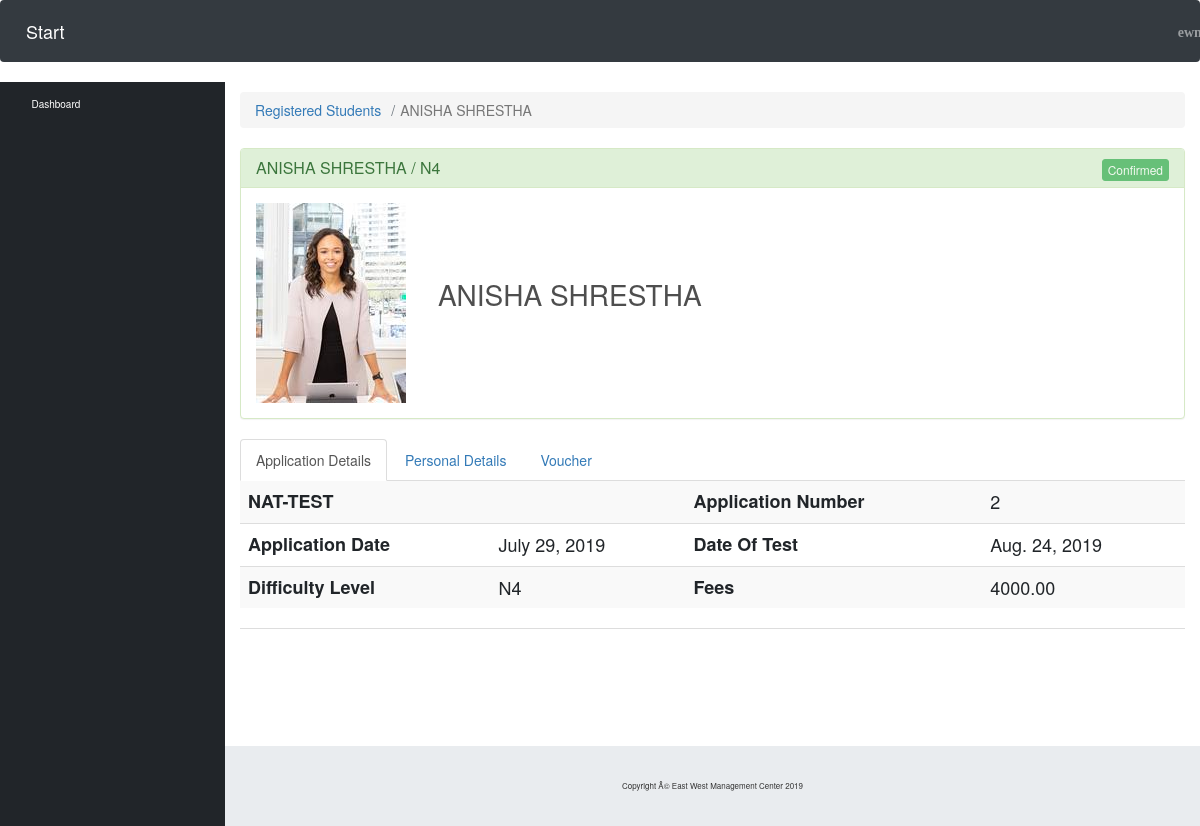
/Dashboard/Details/2 (signed in), run on the app's committed database.
### nattest/models.py (models this page shows, shortened)
class Nattest(models.Model):
    photo = ResizedImageField(size=[150, 200], crop=['middle', 'center'], quality=75, upload_to='photo/')
    document = models.FileField(upload_to='document/')
    bankvoucher = models.FileField(upload_to='bankvoucher/')
    testdate = models.DateField(max_length=30)
    GRADE_CHOICES = (
        ('N5', 'N5'),
        ('N4', 'N4'),
        ('N3', 'N3'),
        ('N2', 'N2'),
        ('N1', 'N1'),
    )
    grade = models.CharField(max_length=2, choices=GRADE_CHOICES)
    testplace = models.CharField(max_length=30)
    firstname = models.CharField(max_length=30, )
    lastname = models.CharField(max_length=30)
    GENDER_CHOICES = (
        ('M', 'Male'),
        ('F', 'Female'),
    )
    gender = models.CharField(max_length=1, choices=GENDER_CHOICES)
    dob = models.DateField(max_length=30)
    nationality = models.CharField(max_length=30)
    address = models.CharField(max_length=30)
    phonenumber = models.CharField(max_length=10)
    email = models.EmailField(max_length=30)
    role = models.IntegerField(default=0, null=False)
    created = models.DateField(default=timezone.now)

### EWMC/views.py (the view)
# urls.py: path('Dashboard/Details/<int:id>', views.details, name='details'),
@login_required(login_url='signin')
def details(request, id):
    context = {
        'nat': Nattest.objects.filter(pk=id),
    }
    return render(request, 'details.html', context)

### templates/details.html (shortened to what this page needs)
<!DOCTYPE html>
{% load staticfiles%}
<html lang="en">
<head>
  <link href="{% static 'vendor/fontawesome-free/css/all.min.css'%}" rel="stylesheet" type="text/css">
  <link href="{% static 'css/sb-admin.css'%}" rel="stylesheet">
</head>
<body id="page-top">
  <nav class="navbar navbar-expand navbar-dark bg-dark static-top">
    <a class="navbar-brand mr-1" href="index.html">Start</a>
    <button class="btn btn-link btn-sm text-white order-1 order-sm-0" id="sidebarToggle" href="#">
      <i class="fas fa-bars"></i>
    </button>
    <ul class="navbar-nav ml-auto ml-md-0" style="margin-left:70em !important">
      <li class="nav-item dropdown no-arrow mx-1">
        <a class="nav-link dropdown-toggle" href="#" id="alertsDropdown" role="button" data-toggle="dropdown" aria-haspopup="true" aria-expanded="false">
          <i class="fas fa-bell fa-fw"></i>
        </a>
      </li>
      <li class="nav-item dropdown no-arrow mx-1">
        <a class="nav-link dropdown-toggle" href="#" id="messagesDropdown" role="button" data-toggle="dropdown" aria-haspopup="true" aria-expanded="false">
          <i class="fas fa-envelope fa-fw"></i>
        </a>
      </li>
      <li class="nav-item dropdown no-arrow">
        <a class="nav-link dropdown-toggle" href="#" id="userDropdown" role="button" data-toggle="dropdown" aria-haspopup="true" aria-expanded="false">
          <i class="fas fa-user-circle fa-fw"> {{user}} </i>
        </a>
      </li>
    </ul>
  </nav>
  <div id="wrapper">
    <ul class="sidebar navbar-nav">
      <li class="nav-item active">
        <a class="nav-link" href="index.html">
          <i class="fas fa-fw fa-tachometer-alt"></i>
          <span>Dashboard</span>
        </a>
      </li>
    </ul>
    <div id="content-wrapper">
      <div class="container-fluid">
        <ol class="breadcrumb">
          <li class="breadcrumb-item">
            <a href="{%url 'dashboard'%}">Registered Students</a>
          </li>
            {% for n in nat %}
          <li class="breadcrumb-item active">{{n.firstname|upper }} {{n.lastname|upper }}</li>
        </ol>
          <div class="panel panel-success">
  <div class="panel-heading">
    <h3 class="panel-title">{{n.firstname|upper}} {{n.lastname|upper}} / {{n.grade}} <span style="float:right"> <form action="{% url 'confirm' n.id%}" method="post">
                           {% if n.role == 1 %}
                              <input type='submit' class='btn btn-success btn-xs' value='Confirmed' disabled>
                              {%else%}
                              <input type='submit' class='btn btn-danger btn-xs' value='Pending'>
                            {%endif%}
                </form></span></h3>
  </div>
  <div class="panel-body">
    <div>
        <img src="{{ MEDIA_URL }}{{ n.photo.url }}" style="height:auto;width:auto">
        <span style="margin-left: 1em;color: #4e4e4e;font-size: 2em;">{{n.firstname|upper}} {{n.lastname|upper}}</span>
      <br>
    </div>
  </div>
</div>
<div>
  <ul class="nav nav-tabs" role="tablist">
    <li role="presentation" class="active"><a href="#home" aria-controls="home" role="tab" data-toggle="tab">Application Details</a></li>
    <li role="presentation"><a href="#messages" aria-controls="messages" role="tab" data-toggle="tab">Personal Details</a></li>
    <li role="presentation"><a href="#settings" aria-controls="settings" role="tab" data-toggle="tab">Voucher</a></li>
  </ul>
  <div class="tab-content">
    <div role="tabpanel" class="tab-pane active" id="home">
        <div class="tab-content nav nav-tabs">
            <table class="table table-striped" style="font-size: large;">
                <tbody>
                <tr>
      <th scope="row">NAT-TEST</th>
      <td></td>
      <th>Application Number</th>
      <td>{{n.id}}</td>
    </tr>
    <tr>
      <th scope="row">Application Date</th>
      <td>{{n.created}}</td>
      <th>Date Of Test</th>
      <td>{{n.testdate}}</td>
    </tr>
    <tr>
      <th scope="row">Difficulty Level</th>
      <td>{{n.grade}}</td>
      <th>Fees</th>
      <td>4000.00</td>
    </tr>
  </tbody>
</table>
                        </div>
        </div>
  </div>
</div>
{% endfor %}
      </div>
      <footer class="sticky-footer">
        <div class="container my-auto">
          <div class="copyright text-center my-auto">
            <span>Copyright Â© East West Management Center 2019</span>
          </div>
        </div>
      </footer>
    </div>
  </div>
  <link href="//maxcdn.bootstrapcdn.com/bootstrap/3.3.0/css/bootstrap.min.css" rel="stylesheet" id="bootstrap-css">
<link rel="stylesheet" type="text/css" href="http://ajax.aspnetcdn.com/ajax/jquery.dataTables/1.9.0/css/jquery.dataTables.css">
   <link rel="stylesheet" type="text/css" href="http://ajax.aspnetcdn.com/ajax/jquery.dataTables/1.9.0/css/jquery.dataTables_themeroller.css">
</body>
</html>

### data on the page
Nattest: firstname "ANISHA", lastname "SHRESTHA", grade "N4", photo (picture), id "2", created "July 29, 2019", testdate "Aug. 24, 2019"
